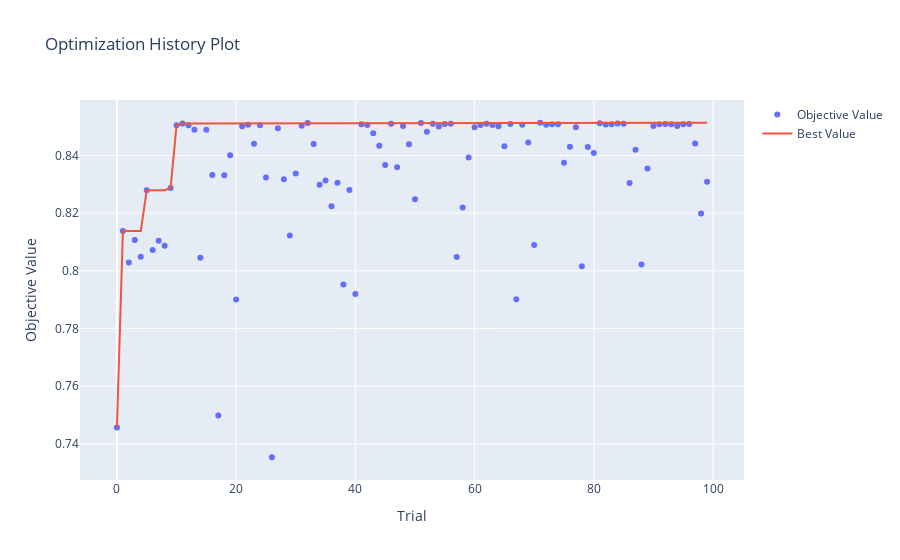

The notebook cell saved with this chart:
### Markdown cell above
## ***Optuna Visualization***

### Code cell
optuna.visualization.plot_optimization_history(study_rf_balanced)
